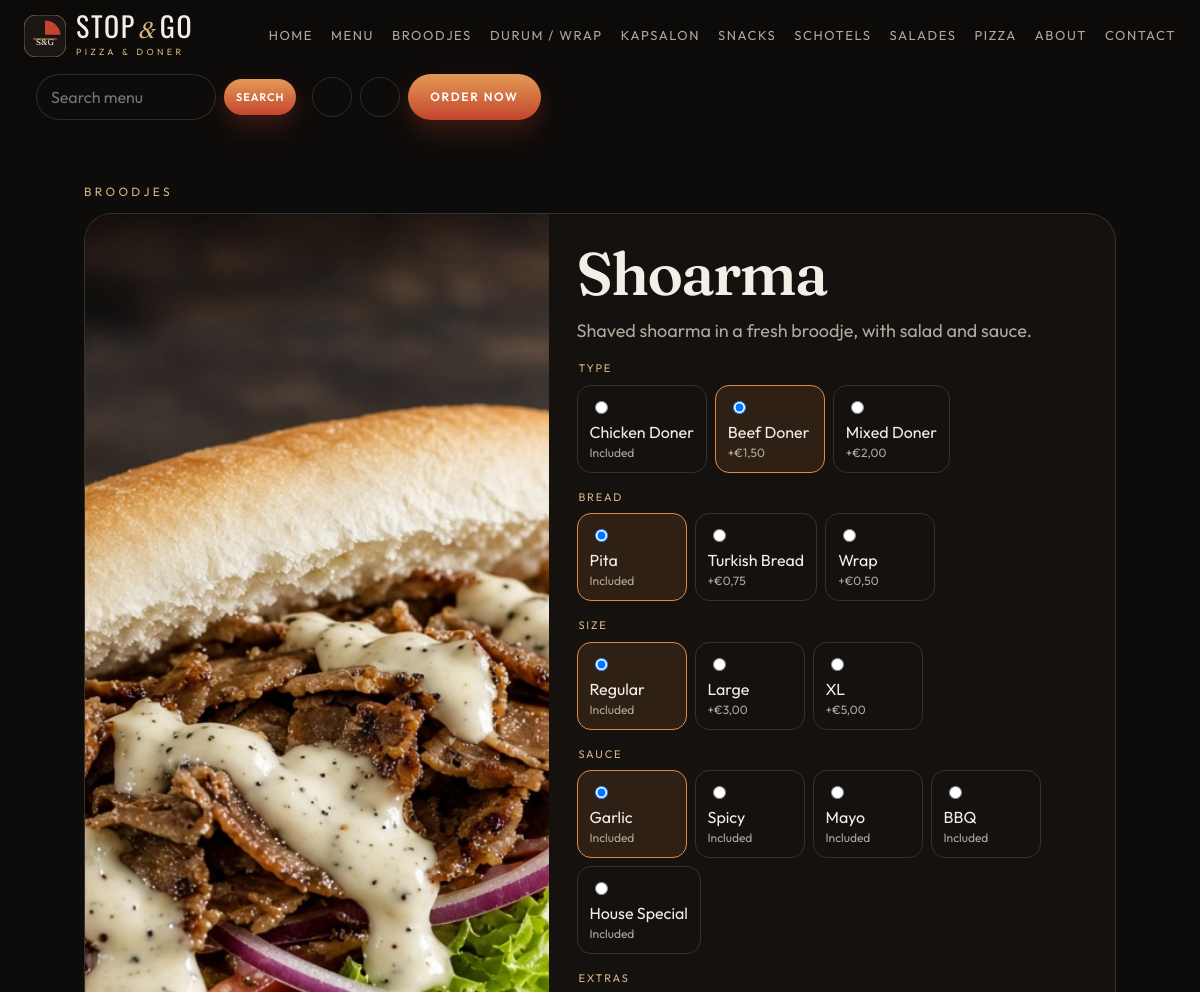
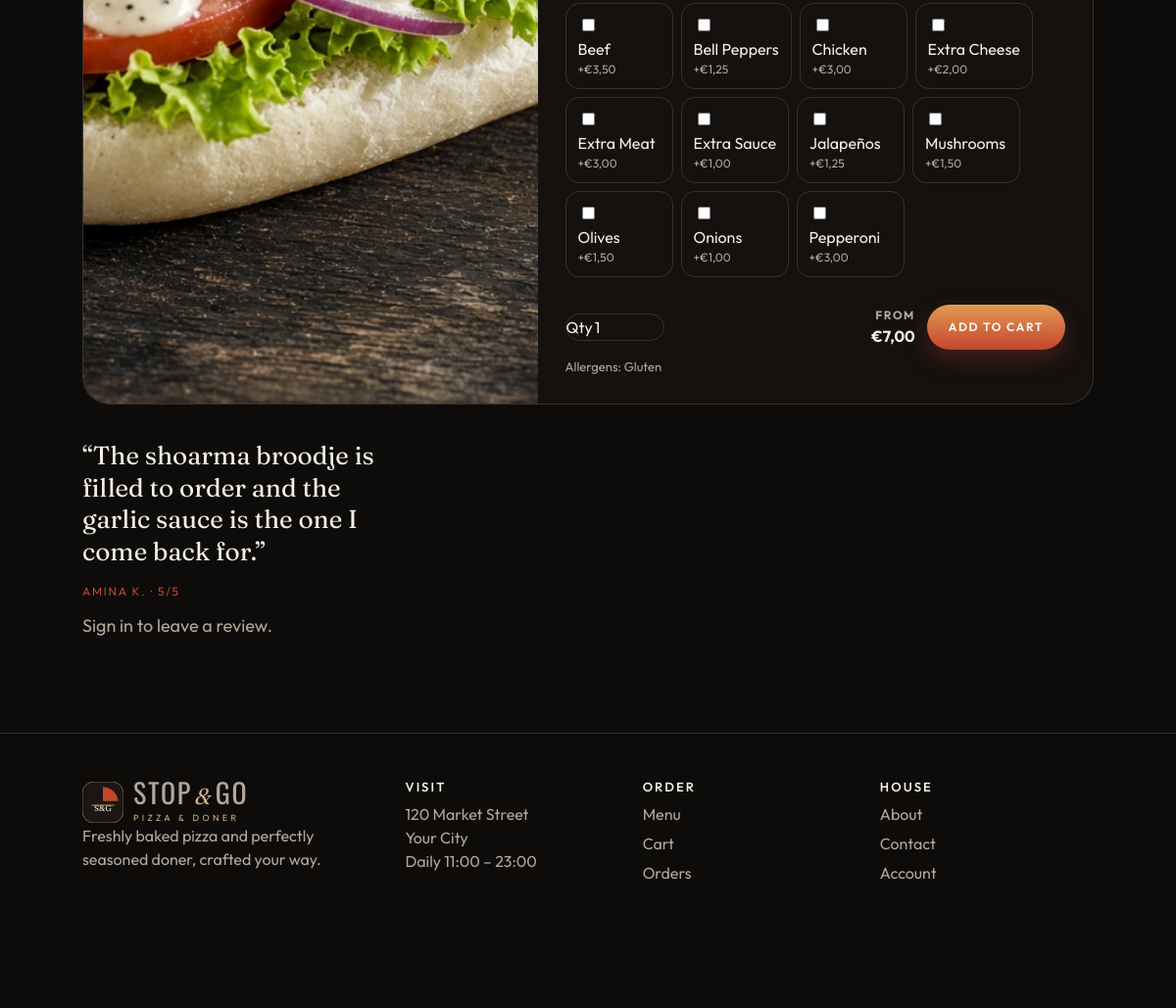
Screenshot of /product.php?id=1 with the database file from the repository (2 pictures, top to bottom).
### tables this page shows
CREATE TABLE categories (
  id INT UNSIGNED AUTO_INCREMENT PRIMARY KEY,
  name VARCHAR(40) NOT NULL,
  slug VARCHAR(40) NOT NULL UNIQUE,
  description VARCHAR(180) NOT NULL DEFAULT '',
  image VARCHAR(300) NOT NULL DEFAULT ''
);

CREATE TABLE products (
  id INT UNSIGNED AUTO_INCREMENT PRIMARY KEY,
  category_id INT UNSIGNED NOT NULL,
  name VARCHAR(80) NOT NULL,
  description VARCHAR(400) NOT NULL,
  base_price DECIMAL(8,2) NOT NULL,
  compare_at DECIMAL(8,2) NULL,
  image VARCHAR(300) NOT NULL DEFAULT '',
  rating DECIMAL(2,1) NOT NULL DEFAULT 4.8,
  preparation_time INT NOT NULL DEFAULT 15,
  calories INT NOT NULL DEFAULT 0,
  is_available TINYINT(1) NOT NULL DEFAULT 1,
  is_vegetarian TINYINT(1) NOT NULL DEFAULT 0,
  is_spicy TINYINT(1) NOT NULL DEFAULT 0,
  discount_percent INT NOT NULL DEFAULT 0,
  customizer ENUM('pizza','doner','simple') NOT NULL DEFAULT 'simple',
  allergens VARCHAR(180) NOT NULL DEFAULT '',
  featured TINYINT(1) NOT NULL DEFAULT 0,
  builder TINYINT(1) NOT NULL DEFAULT 0,
  default_size VARCHAR(40) NOT NULL DEFAULT '',
  default_crust VARCHAR(40) NOT NULL DEFAULT '',
  default_cheese VARCHAR(40) NOT NULL DEFAULT '',
  default_type VARCHAR(40) NOT NULL DEFAULT '',
  default_bread VARCHAR(40) NOT NULL DEFAULT '',
  default_sauce VARCHAR(40) NOT NULL DEFAULT '',
  created_at DATETIME NOT NULL DEFAULT CURRENT_TIMESTAMP,
  FOREIGN KEY (category_id) REFERENCES categories(id)
);

CREATE TABLE ingredients (
  id INT UNSIGNED AUTO_INCREMENT PRIMARY KEY,
  name VARCHAR(60) NOT NULL,
  price DECIMAL(8,2) NOT NULL DEFAULT 0,
  category ENUM('base','pizza','doner','both') NOT NULL,
  image VARCHAR(300) NOT NULL DEFAULT ''
);

CREATE TABLE reviews (
  id INT UNSIGNED AUTO_INCREMENT PRIMARY KEY,
  user_id INT UNSIGNED NULL,
  product_id INT UNSIGNED NOT NULL,
  author_name VARCHAR(80) NOT NULL,
  rating TINYINT NOT NULL,
  comment VARCHAR(400) NOT NULL,
  created_at DATETIME NOT NULL DEFAULT CURRENT_TIMESTAMP,
  FOREIGN KEY (user_id) REFERENCES users(id) ON DELETE SET NULL,
  FOREIGN KEY (product_id) REFERENCES products(id) ON DELETE CASCADE
);

### includes/bootstrap.php (called while the page is built, shortened)
<?php
require_once __DIR__ . '/../config/database.php';
function e(?string $value): string
{
    return htmlspecialchars((string) $value, ENT_QUOTES, 'UTF-8');
}
function money(float $value): string
{
    return '€' . number_format($value, 2, ',', '');
}
function menu_categories(): array
{
    try {
        return db()->query('SELECT id, name, slug, image FROM categories ORDER BY id')->fetchAll();
    } catch (Throwable $error) {
        return [];
    }
}
function current_user(): ?array
{
    if (empty($_SESSION['user_id'])) {
        return null;
    }
    $stmt = db()->prepare('SELECT id, name, email, phone, role FROM users WHERE id = ?');
    $stmt->execute([$_SESSION['user_id']]);
    $user = $stmt->fetch();
    return $user ?: null;
}
function cart(): array
{
    return $_SESSION['cart'] ?? [];
}
function cart_count(): int
{
    $count = 0;
    return $count;
}
function active(string $path): string
{
    $current = parse_url($_SERVER['REQUEST_URI'] ?? '/', PHP_URL_PATH) ?: '/';
    return $current === $path ? 'active' : '';
}

### config/database.php (called while the page is built)
<?php
function db(): PDO
{
    static $pdo = null;
    if ($pdo instanceof PDO) {
        return $pdo;
    }
    $file = dirname(__DIR__) . '/config.php';
    if (!is_file($file)) {
        $file = __DIR__ . '/config.php';
    }
    if (!is_file($file)) {
        $file = __DIR__ . '/config.example.php';
    }
    $config = require $file;
    $dsn = sprintf(
        'mysql:host=%s;dbname=%s;charset=%s',
        $config['db_host'],
        $config['db_name'],
        $config['db_charset'] ?? 'utf8mb4'
    );
    $pdo = new PDO($dsn, $config['db_user'], $config['db_pass'], [
        PDO::ATTR_ERRMODE => PDO::ERRMODE_EXCEPTION,
        PDO::ATTR_DEFAULT_FETCH_MODE => PDO::FETCH_ASSOC,
        PDO::ATTR_EMULATE_PREPARES => false,
    ]);
    return $pdo;
}

### includes/pricing.php (called while the page is built, shortened)
<?php
function option_catalog(): array
{
    return [
        'pizza_sizes' => [
            ['id' => 'small', 'name' => 'Small', 'price' => -3],
            ['id' => 'medium', 'name' => 'Medium', 'price' => 0],
            ['id' => 'large', 'name' => 'Large', 'price' => 4],
            ['id' => 'family', 'name' => 'Family', 'price' => 8],
        ],
        'pizza_crusts' => [
            ['id' => 'classic', 'name' => 'Classic', 'price' => 0],
            ['id' => 'thin', 'name' => 'Thin Crust', 'price' => 0],
            ['id' => 'cheese-burst', 'name' => 'Cheese Burst', 'price' => 3],
            ['id' => 'stuffed', 'name' => 'Stuffed Crust', 'price' => 4],
        ],
        'pizza_cheese' => [
            ['id' => 'regular', 'name' => 'Regular', 'price' => 0],
            ['id' => 'extra', 'name' => 'Extra Cheese', 'price' => 2],
            ['id' => 'mozzarella', 'name' => 'Mozzarella', 'price' => 2.5],
            ['id' => 'cheddar', 'name' => 'Cheddar', 'price' => 2.5],
        ],
        'doner_types' => [
            ['id' => 'chicken', 'name' => 'Chicken Doner', 'price' => 0],
            ['id' => 'beef', 'name' => 'Beef Doner', 'price' => 1.5],
            ['id' => 'mixed', 'name' => 'Mixed Doner', 'price' => 2],
        ],
        'doner_breads' => [
            ['id' => 'pita', 'name' => 'Pita', 'price' => 0],
            ['id' => 'turkish', 'name' => 'Turkish Bread', 'price' => 0.75],
            ['id' => 'wrap', 'name' => 'Wrap', 'price' => 0.5],
        ],
        'doner_sizes' => [
            ['id' => 'regular', 'name' => 'Regular', 'price' => 0],
            ['id' => 'large', 'name' => 'Large', 'price' => 3],
            ['id' => 'xl', 'name' => 'XL', 'price' => 5],
        ],
        'doner_sauces' => [
            ['id' => 'garlic', 'name' => 'Garlic', 'price' => 0],
            ['id' => 'spicy', 'name' => 'Spicy', 'price' => 0],
            ['id' => 'mayo', 'name' => 'Mayo', 'price' => 0],
            ['id' => 'bbq', 'name' => 'BBQ', 'price' => 0],
            ['id' => 'house', 'name' => 'House Special', 'price' => 0],
        ],
    ];
}

### product.php (the view, shortened to what this page needs)
<?php
require __DIR__ . '/includes/bootstrap.php';
require __DIR__ . '/includes/layout.php';
require __DIR__ . '/includes/pricing.php';
$id = (int) ($_GET['id'] ?? 0);
$stmt = db()->prepare('SELECT p.*, c.name AS category_name, c.slug FROM products p JOIN categories c ON c.id = p.category_id WHERE p.id = ? AND p.is_available = 1');
$stmt->execute([$id]);
$product = $stmt->fetch();
$extras = db()->query("SELECT * FROM ingredients WHERE price > 0 AND category IN ('pizza','doner','both') ORDER BY name")->fetchAll();
$catalog = option_catalog();
$user = current_user();
$reviews = db()->prepare('SELECT * FROM reviews WHERE product_id = ? ORDER BY created_at DESC');
$reviews->execute([$id]);
$reviewRows = $reviews->fetchAll();
render_header($product['name']);
?>
<section class="page">
  <p class="eyebrow"><a href="/menu.php?category=<?= e($product['slug']) ?>"><?= e($product['category_name']) ?></a></p>
  <div class="modal" style="position:relative;max-height:none">
    <div class="modal-visual"><img src="/<?= e(ltrim($product['image'], '/')) ?>" alt="<?= e($product['name']) ?>"></div>
    <form class="modal-panel" method="post" action="/menu.php">
      <h1><?= e($product['name']) ?></h1>
      <p class="lede"><?= e($product['description']) ?></p>
      <?php if ($product['customizer'] === 'pizza'): ?>
        <?php foreach (['size' => $catalog['pizza_sizes'], 'crust' => $catalog['pizza_crusts'], 'cheese' => $catalog['pizza_cheese']] as $key => $list): ?>
          <fieldset class="choice-block"><legend><?= e(ucfirst($key)) ?></legend><div class="choice-row">
            <?php foreach ($list as $option): $checked = ($product['default_' . $key] ?: ($key === 'size' ? 'medium' : '')) === $option['id']; ?>
              <label class="choice"><input type="radio" name="<?= e($key) ?>" value="<?= e($option['id']) ?>" <?= $checked ? 'checked' : '' ?>> <span><?= e($option['name']) ?></span><span><?= $option['price'] > 0 ? '+' . money((float) $option['price']) : ($option['price'] < 0 ? money((float) $option['price']) : 'Included') ?></span></label>
            <?php endforeach; ?>
          </div></fieldset>
        <?php endforeach; ?>
      <?php elseif ($product['customizer'] === 'doner'): ?>
        <?php
        $groups = ['type' => $catalog['doner_types'], 'bread' => $catalog['doner_breads'], 'size' => $catalog['doner_sizes'], 'sauce' => $catalog['doner_sauces']];
        $defaults = ['type' => $product['default_type'] ?: 'chicken', 'bread' => $product['default_bread'] ?: 'wrap', 'size' => $product['default_size'] ?: 'regular', 'sauce' => $product['default_sauce'] ?: 'garlic'];
        foreach ($groups as $key => $list): ?>
          <fieldset class="choice-block"><legend><?= e(ucfirst($key)) ?></legend><div class="choice-row">
            <?php foreach ($list as $option): ?>
              <label class="choice"><input type="radio" name="<?= e($key) ?>" value="<?= e($option['id']) ?>" <?= $defaults[$key] === $option['id'] ? 'checked' : '' ?>> <span><?= e($option['name']) ?></span><span><?= $option['price'] > 0 ? '+' . money((float) $option['price']) : 'Included' ?></span></label>
            <?php endforeach; ?>
          </div></fieldset>
        <?php endforeach; ?>
      <?php endif; ?>
      <?php if (true): ?>
        <fieldset class="choice-block"><legend>Extras</legend><div class="choice-row">
          <?php foreach ($extras as $extra): ?>
            <label class="choice"><input type="checkbox" name="extras[]" value="<?= (int) $extra['id'] ?>"> <span><?= e($extra['name']) ?></span><span>+<?= money((float) $extra['price']) ?></span></label>
          <?php endforeach; ?>
        </div></fieldset>
      <?php endif; ?>
      <div class="modal-buy">
        <label class="qty">Qty <input type="number" name="quantity" min="1" max="20" value="1" style="width:72px;background:transparent;border:0;color:inherit"></label>
        <strong class="modal-total"><span>From</span><?= money((float) $product['base_price']) ?></strong>
        <button class="btn btn-primary" type="submit">Add to cart</button>
      </div>
      <?php if ($product['allergens']): ?><p class="allergens">Allergens: <?= e($product['allergens']) ?></p><?php endif; ?>
    </form>
  </div>
  <div class="review-grid" style="margin-top:28px">
    <?php foreach ($reviewRows as $review): ?>
      <blockquote><p>“<?= e($review['comment']) ?>”</p><footer><?= e($review['author_name']) ?> · <?= (int) $review['rating'] ?>/5</footer></blockquote>
    <?php endforeach; ?>
  </div>
  <?php if ($user): ?>
    <form class="form-grid" method="post" action="/orders.php" style="margin-top:28px">
      <?= csrf_field() ?>
      <input type="hidden" name="review_product" value="<?= (int) $product['id'] ?>">
      <label>Rating<select name="rating"><?php for ($i = 5; $i >= 1; $i--): ?><option value="<?= $i ?>"><?= $i ?></option><?php endfor; ?></select></label>
      <label class="span-2">Review<textarea name="comment" minlength="4" required></textarea></label>
      <button class="btn btn-ghost" type="submit">Post review</button>
    </form>
  <?php else: ?>
    <p class="lede"><a href="/login.php">Sign in</a> to leave a review.</p>
  <?php endif; ?>
</section>
<?php render_footer();

### includes/layout.php (shortened to what this page needs)
<?php
function logo(string $variant = 'full', string $tone = 'light'): string
{
    $words = $variant === 'mark' ? '' : '<span class="brand-words"><span class="wordmark"><span>STOP</span><span class="amp">&amp;</span><span>GO</span></span>'
        . ($variant === 'full' ? '<span class="brand-sub">Pizza &amp; Doner</span>' : '') . '</span>';
    return '<span class="brand brand-' . $variant . ' brand-' . $tone . '"><svg class="brand-mark" viewBox="0 0 64 64" aria-hidden="true"><rect width="64" height="64" rx="18" class="mark-plate"></rect><path d="M32 8.5c12.4 0 22.6 9.4 23.8 21.5H32V8.5z" class="mark-slice"></path><path d="M14 36.5h36" class="mark-road"></path><text x="32" y="46" text-anchor="middle" class="mark-letters">S&amp;G</text></svg>' . $words . '</span>';
}
function icon(string $name): string
{
    $paths = [
        'search' => '<circle cx="11" cy="11" r="7"></circle><path d="M16 16l5 5"></path>',
        'user' => '<circle cx="12" cy="8" r="4"></circle><path d="M4 20c1.5-3.5 4-5 8-5s6.5 1.5 8 5"></path>',
        'cart' => '<path d="M4 5h2l2.2 10.2a2 2 0 0 0 2 1.6h7.6a2 2 0 0 0 2-1.5L21 8H7"></path><circle cx="10" cy="20" r="1.4"></circle><circle cx="18" cy="20" r="1.4"></circle>',
        'menu' => '<path d="M4 7h16M4 12h16M4 17h16"></path>',
        'close' => '<path d="M6 6l12 12M18 6L6 18"></path>',
        'home' => '<path d="M4 11l8-7 8 7v8H4z"></path>',
    ];
    return '<svg viewBox="0 0 24 24" fill="none" stroke="currentColor" stroke-width="1.7">' . ($paths[$name] ?? '') . '</svg>';
}
function render_header(string $title): void
{
    $user = current_user();
    $count = cart_count();
    $account = $user ? '/orders.php' : '/login.php';
    ?>
<!DOCTYPE html>
<html lang="en">
<head>
  <link rel="stylesheet" href="/assets/css/styles.css">
</head>
<body>
<div class="app-shell">
  <header class="site-header" id="site-header">
    <div class="nav-inner">
      <a class="brand-link" href="/" aria-label="STOP&amp;GO home"><?= logo() ?></a>
      <nav class="nav-links" aria-label="Primary">
        <a class="<?= active('/index.php') || active('/') ? 'active' : '' ?>" href="/">Home</a>
        <a class="<?= active('/menu.php') ?>" href="/menu.php">Menu</a>
        <?php foreach (menu_categories() as $cat): ?>
          <a href="/menu.php?category=<?= e($cat['slug']) ?>"><?= e($cat['name']) ?></a>
        <?php endforeach; ?>
        <a class="<?= active('/about.php') ?>" href="/about.php">About</a>
        <a class="<?= active('/contact.php') ?>" href="/contact.php">Contact</a>
      </nav>
      <form class="nav-search" action="/menu.php" method="get">
        <input type="search" name="q" placeholder="Search menu" aria-label="Search the menu" value="<?= e($_GET['q'] ?? '') ?>">
        <button class="btn btn-primary btn-small" type="submit">Search</button>
      </form>
      <div class="nav-tools">
        <a class="icon-btn" href="<?= e($account) ?>" aria-label="Account"><?= icon('user') ?></a>
        <a class="icon-btn cart-btn" href="/cart.php" aria-label="Cart, <?= $count ?> items"><?= icon('cart') ?><?php if ($count): ?><span class="cart-count"><?= $count ?></span><?php endif; ?></a>
        <a class="btn btn-primary nav-order" href="/menu.php">Order Now</a>
      </div>
    </div>
  </header>
  <main id="main" class="page-fade">
    <?php
}
function render_footer(bool $admin = false): void
{
    if (!$admin) {
        ?>
  </main>
  <footer class="site-footer">
    <div><?= logo() ?><p>Freshly baked pizza and perfectly seasoned doner, crafted your way.</p></div>
    <div><h3>Visit</h3><p>120 Market Street<br>Your City<br>Daily 11:00 – 23:00</p></div>
    <div><h3>Order</h3><a href="/menu.php">Menu</a><a href="/cart.php">Cart</a><a href="/orders.php">Orders</a></div>
    <div><h3>House</h3><a href="/about.php">About</a><a href="/contact.php">Contact</a><a href="/login.php">Account</a></div>
  </footer>
        <?php
    } else {
        echo '</main>';
    }
    ?>
</div>
</body>
</html>
    <?php
}

### rows the page displays
categories: name "BROODJES"
categories: name "DURUM / WRAP"
categories: name "KAPSALON"
categories: name "SNACKS"
categories: name "SCHOTELS"
categories: name "SALADES"
categories: name "PIZZA"
products: category.name "BROODJES", image (picture), name "Shoarma", description "Shaved shoarma in a fresh broodje, with salad and sauce.", default_type "☐ Chicken Doner Included", default_type "☑ Beef Doner +€1,50", default_type "☐ Mixed Doner +€2,00", default_bread "☑ Pita Included", name "Pita", default_bread "☐ Turkish Bread +€0,75", default_bread "☐ Wrap +€0,50", default_size "☑ Regular Included", name "Regular", default_size "☐ Large +€3,00", default_size "☐ XL +€5,00", default_sauce "☑ Garlic Included", name "Garlic", default_sauce "☐ Spicy Included", default_sauce "☐ Mayo Included", default_sauce "☐ BBQ Included", default_sauce "☐ House Special Included", base_price "€7,00", allergens "Gluten"
ingredients: name "Beef", price "€3,50"
ingredients: name "Bell Peppers", price "€1,25"
ingredients: name "Chicken", price "€3,00"
ingredients: name "Extra Cheese", price "€2,00"
ingredients: name "Extra Meat", price "€3,00"
ingredients: name "Extra Sauce", price "€1,00"
ingredients: name "Jalapeños", price "€1,25"
ingredients: name "Mushrooms", price "€1,50"
ingredients: name "Olives", price "€1,50"
ingredients: name "Onions", price "€1,00"
ingredients: name "Pepperoni", price "€3,00"
reviews: comment "The shoarma broodje is filled to order and the garlic sauce is the one I come back for.", author_name "AMINA K.", rating "5"

### other values shown
$key "TYPE"
$option['name'] "Chicken Doner"
$option['name'] "Beef Doner"
money((float) $option['price']) "€1,50"
$option['name'] "Mixed Doner"
money((float) $option['price']) "€2,00"
$key "BREAD"
$option['name'] "Turkish Bread"
money((float) $option['price']) "€0,75"
$option['name'] "Wrap"
money((float) $option['price']) "€0,50"
$key "SIZE"
$option['name'] "Large"
money((float) $option['price']) "€3,00"
$option['name'] "XL"
